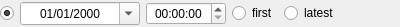
<?xml version="1.0" encoding="UTF-8"?>
<ui version="4.0">
 <class>widget</class>
 <widget class="QWidget" name="widget">
  <property name="geometry">
   <rect>
    <x>0</x>
    <y>0</y>
    <width>400</width>
    <height>27</height>
   </rect>
  </property>
  <property name="windowTitle">
   <string notr="true"/>
  </property>
  <property name="locale">
   <locale language="English" country="UnitedStates"/>
  </property>
  <layout class="QHBoxLayout" name="horizontalLayout">
   <property name="leftMargin">
    <number>0</number>
   </property>
   <property name="topMargin">
    <number>0</number>
   </property>
   <property name="rightMargin">
    <number>0</number>
   </property>
   <property name="bottomMargin">
    <number>0</number>
   </property>
   <item>
    <widget class="QRadioButton" name="rbCustom">
     <property name="layoutDirection">
      <enum>Qt::RightToLeft</enum>
     </property>
     <property name="text">
      <string notr="true"/>
     </property>
     <property name="checked">
      <bool>true</bool>
     </property>
    </widget>
   </item>
   <item>
    <widget class="QDateEdit" name="dateEdit">
     <property name="sizePolicy">
      <sizepolicy hsizetype="Minimum" vsizetype="Fixed">
       <horstretch>0</horstretch>
       <verstretch>0</verstretch>
      </sizepolicy>
     </property>
     <property name="minimumSize">
      <size>
       <width>120</width>
       <height>0</height>
      </size>
     </property>
     <property name="alignment">
      <set>Qt::AlignCenter</set>
     </property>
     <property name="buttonSymbols">
      <enum>QAbstractSpinBox::NoButtons</enum>
     </property>
     <property name="displayFormat">
      <string>dd/MM/yyyy</string>
     </property>
     <property name="calendarPopup">
      <bool>true</bool>
     </property>
    </widget>
   </item>
   <item>
    <widget class="QTimeEdit" name="timeEdit">
     <property name="sizePolicy">
      <sizepolicy hsizetype="Minimum" vsizetype="Fixed">
       <horstretch>0</horstretch>
       <verstretch>0</verstretch>
      </sizepolicy>
     </property>
     <property name="minimumSize">
      <size>
       <width>80</width>
       <height>0</height>
      </size>
     </property>
     <property name="alignment">
      <set>Qt::AlignCenter</set>
     </property>
    </widget>
   </item>
   <item>
    <widget class="QRadioButton" name="rbFirst">
     <property name="text">
      <string notr="true">first</string>
     </property>
    </widget>
   </item>
   <item>
    <widget class="QRadioButton" name="rbLatest">
     <property name="text">
      <string notr="true">latest</string>
     </property>
    </widget>
   </item>
   <item>
    <spacer name="horizontalSpacer">
     <property name="orientation">
      <enum>Qt::Horizontal</enum>
     </property>
     <property name="sizeHint" stdset="0">
      <size>
       <width>40</width>
       <height>20</height>
      </size>
     </property>
    </spacer>
   </item>
  </layout>
 </widget>
 <tabstops>
  <tabstop>rbCustom</tabstop>
  <tabstop>dateEdit</tabstop>
  <tabstop>timeEdit</tabstop>
  <tabstop>rbFirst</tabstop>
  <tabstop>rbLatest</tabstop>
 </tabstops>
 <resources/>
 <connections/>
</ui>
